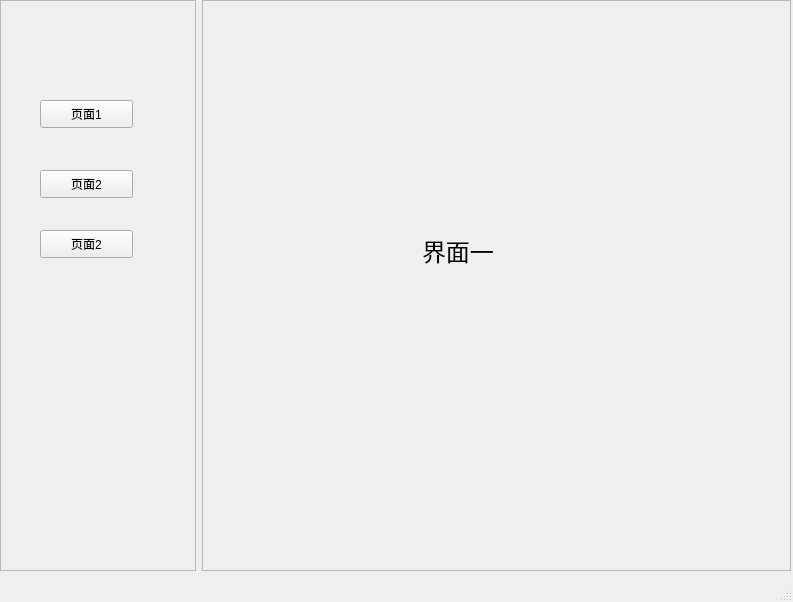
<?xml version="1.0" encoding="UTF-8"?>
<ui version="4.0">
 <class>MainWindow</class>
 <widget class="QMainWindow" name="MainWindow">
  <property name="geometry">
   <rect>
    <x>0</x>
    <y>0</y>
    <width>793</width>
    <height>602</height>
   </rect>
  </property>
  <property name="windowTitle">
   <string>MainWindow</string>
  </property>
  <widget class="QWidget" name="centralwidget">
   <widget class="QWidget" name="">
    <property name="geometry">
     <rect>
      <x>0</x>
      <y>0</y>
      <width>791</width>
      <height>571</height>
     </rect>
    </property>
    <layout class="QHBoxLayout" name="horizontalLayout">
     <item>
      <widget class="QFrame" name="frame">
       <property name="sizePolicy">
        <sizepolicy hsizetype="Expanding" vsizetype="Expanding">
         <horstretch>1</horstretch>
         <verstretch>0</verstretch>
        </sizepolicy>
       </property>
       <property name="frameShape">
        <enum>QFrame::StyledPanel</enum>
       </property>
       <property name="frameShadow">
        <enum>QFrame::Raised</enum>
       </property>
       <widget class="QPushButton" name="pg_bt_1">
        <property name="geometry">
         <rect>
          <x>40</x>
          <y>100</y>
          <width>93</width>
          <height>28</height>
         </rect>
        </property>
        <property name="text">
         <string>页面1</string>
        </property>
       </widget>
       <widget class="QPushButton" name="pg_bt_2">
        <property name="geometry">
         <rect>
          <x>40</x>
          <y>170</y>
          <width>93</width>
          <height>28</height>
         </rect>
        </property>
        <property name="text">
         <string>页面2</string>
        </property>
       </widget>
       <widget class="QPushButton" name="pg_bt_3">
        <property name="geometry">
         <rect>
          <x>40</x>
          <y>230</y>
          <width>93</width>
          <height>28</height>
         </rect>
        </property>
        <property name="text">
         <string>页面2</string>
        </property>
       </widget>
      </widget>
     </item>
     <item>
      <widget class="QFrame" name="frame_2">
       <property name="sizePolicy">
        <sizepolicy hsizetype="Expanding" vsizetype="Expanding">
         <horstretch>3</horstretch>
         <verstretch>0</verstretch>
        </sizepolicy>
       </property>
       <property name="frameShape">
        <enum>QFrame::StyledPanel</enum>
       </property>
       <property name="frameShadow">
        <enum>QFrame::Raised</enum>
       </property>
       <widget class="QStackedWidget" name="stackedWidget">
        <property name="geometry">
         <rect>
          <x>0</x>
          <y>10</y>
          <width>581</width>
          <height>541</height>
         </rect>
        </property>
        <property name="sizePolicy">
         <sizepolicy hsizetype="Expanding" vsizetype="Expanding">
          <horstretch>0</horstretch>
          <verstretch>0</verstretch>
         </sizepolicy>
        </property>
        <property name="currentIndex">
         <number>2</number>
        </property>
        <widget class="QWidget" name="page">
         <widget class="QLabel" name="label_2">
          <property name="geometry">
           <rect>
            <x>230</x>
            <y>220</y>
            <width>121</width>
            <height>71</height>
           </rect>
          </property>
          <property name="font">
           <font>
            <family>Agency FB</family>
            <pointsize>20</pointsize>
           </font>
          </property>
          <property name="text">
           <string>界面二</string>
          </property>
         </widget>
        </widget>
        <widget class="QWidget" name="page_3">
         <widget class="QLabel" name="label_3">
          <property name="geometry">
           <rect>
            <x>170</x>
            <y>234</y>
            <width>131</width>
            <height>61</height>
           </rect>
          </property>
          <property name="font">
           <font>
            <family>Agency FB</family>
            <pointsize>20</pointsize>
           </font>
          </property>
          <property name="text">
           <string>页面三</string>
          </property>
         </widget>
        </widget>
        <widget class="QWidget" name="page_2">
         <widget class="QLabel" name="label">
          <property name="geometry">
           <rect>
            <x>220</x>
            <y>210</y>
            <width>101</width>
            <height>61</height>
           </rect>
          </property>
          <property name="font">
           <font>
            <family>Agency FB</family>
            <pointsize>18</pointsize>
           </font>
          </property>
          <property name="text">
           <string>界面一</string>
          </property>
         </widget>
        </widget>
       </widget>
      </widget>
     </item>
    </layout>
   </widget>
  </widget>
  <widget class="QMenuBar" name="menubar">
   <property name="geometry">
    <rect>
     <x>0</x>
     <y>0</y>
     <width>793</width>
     <height>26</height>
    </rect>
   </property>
  </widget>
  <widget class="QStatusBar" name="statusbar"/>
 </widget>
 <resources/>
 <connections/>
</ui>
